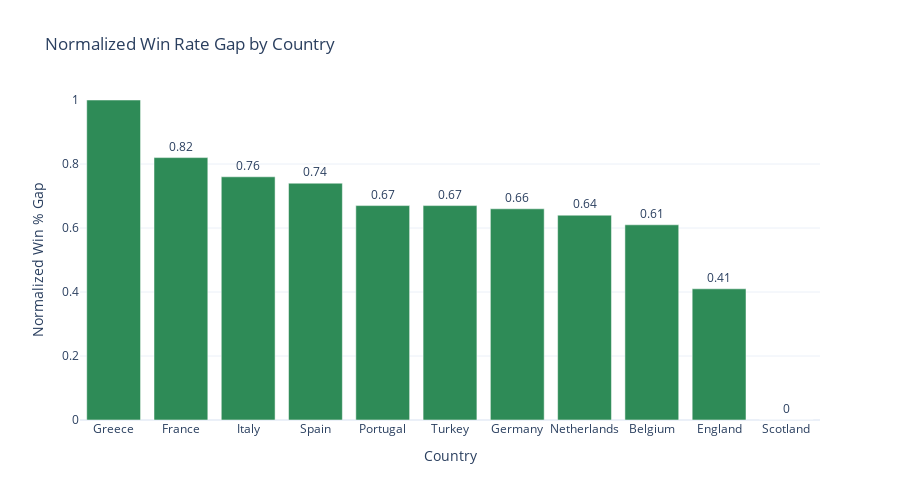

Notebook code cell kept with this figure:
### Code cell
import plotly.graph_objs as go

# Build the bar chart
fig_winrate_gap_normalized = go.Figure()

fig_winrate_gap_normalized.add_trace(go.Bar(
    x=gap_sorted.index,
    y=gap_sorted['normalized_gap'],
    text=gap_sorted['normalized_gap'],
    texttemplate='%{text}',
    textposition='outside',
    marker_color='seagreen'
))

# Layout settings
fig_winrate_gap_normalized.update_layout(
    title='Normalized Win Rate Gap by Country',
    xaxis_title='Country',
    yaxis_title='Normalized Win % Gap',
    template='plotly_white',
    yaxis=dict(range=[0, 1]),
    height=500
)

### Figure 1 — Plotly figure (JSON) as saved in the notebook; plotly's stock layout.template omitted (floating-point values rounded to 4 significant figures)
{"data": [{"marker": {"color": "seagreen"}, "text": [1, 0.82, 0.76, 0.74, 0.67, 0.67, 0.66, 0.64, 0.61, 0.41, 0], "textposition": "outside", "texttemplate": "%{text}", "type": "bar", "x": ["Greece", "France", "Italy", "Spain", "Portugal", "Turkey", "Germany", "Netherlands", "Belgium", "England", "Scotland"], "y": [1, 0.82, 0.76, 0.74, 0.67, 0.67, 0.66, 0.64, 0.61, 0.41, 0]}], "layout": {"height": 500, "title": {"text": "Normalized Win Rate Gap by Country"}, "xaxis": {"title": {"text": "Country"}}, "yaxis": {"range": [0, 1], "title": {"text": "Normalized Win % Gap"}}}}
